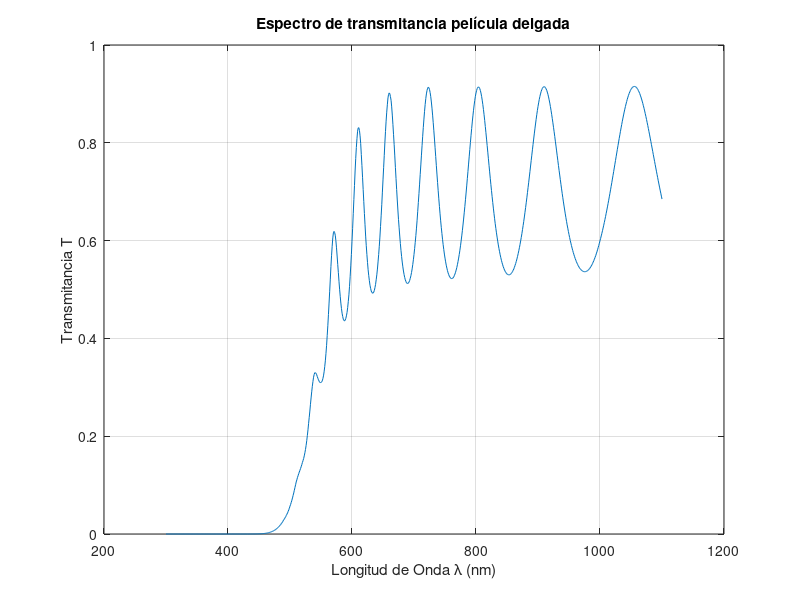

Write MATLAB code to recreate this figure. (Note: this script raises an error after producing the figure.)
load wavelenght.dat
load transmitancia.dat
format long

x=wavelenght;
y=transmitancia;

figure(1);
plot(x,y);
xlabel('Longitud de Onda \lambda (nm)'), ylabel('Transmitancia T');
title('Espectro de transmitancia película delgada');
grid on;
hold on;
%%%%%%%%%%%%%%%%%%%%%%%%%%%%%%%%%%%%%
[MaximosLocales,LongitudDeOnda] = findpeaks(y,x)
%%%%%%%%%%%%%%%%%%%%%%%%%%%%%%%%%%%%%
z=-y;
[MinimosLocales,LongitudDeOnda] = findpeaks(z,x)
%%%%%%%%%%%%%%%%%%%%%%%%%%%%%%%%%%%%%
%%%%%%%%%%%%%%%%%%%%%%%%%%%%%%%%%%%%%
[up,low]=envelope(y,10,'peak');
hold on;
plot(x,up,x,low) %'linewidth',1.5)
axis ([300 1100 0 1])
legend('T','T_M','T_m')
hold on;
xline(1055);
%%%%%%%%%%%%%%%%%%%%%%%%%%%%%%%%%%%%